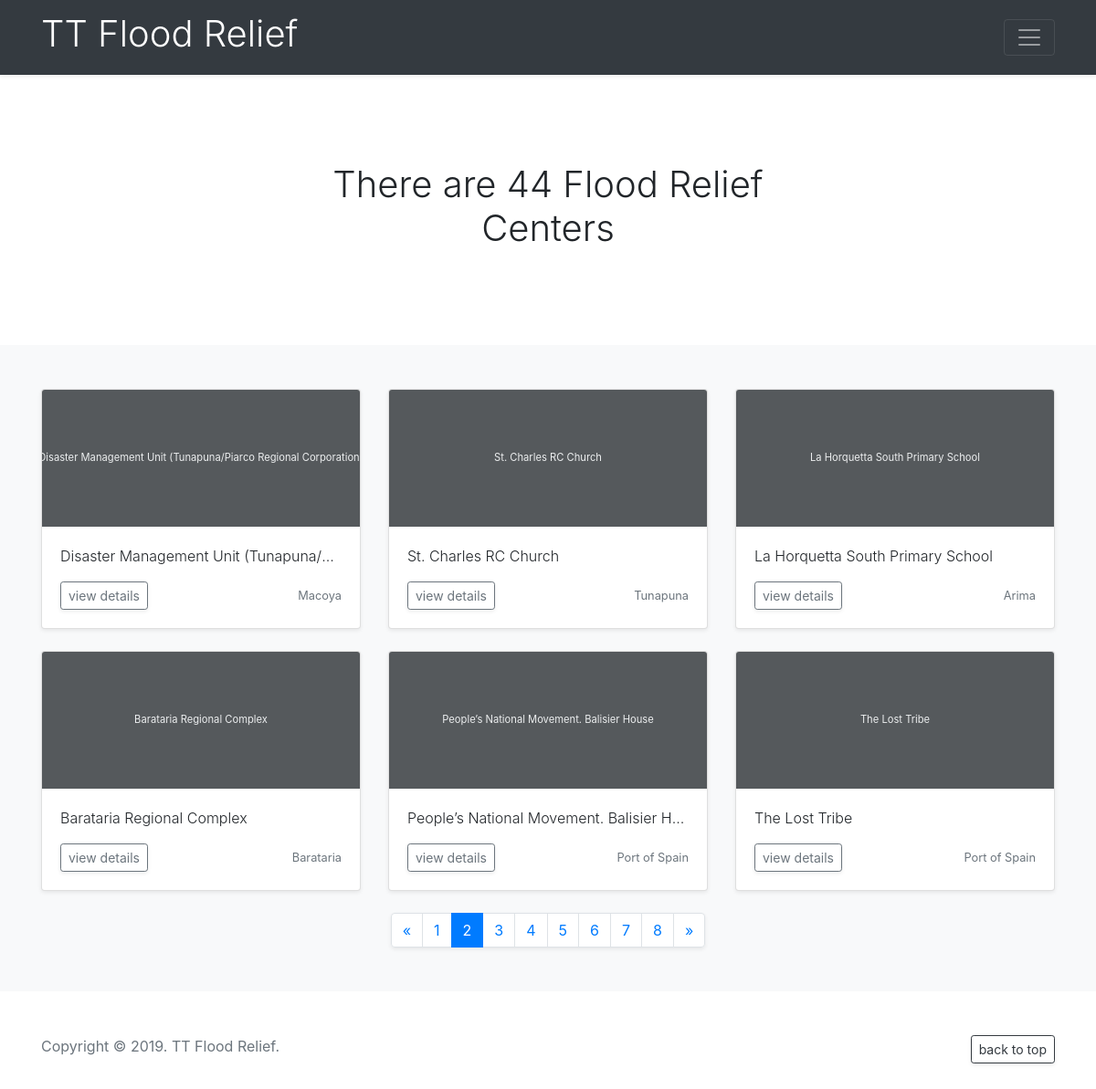
/locations/?page=2, run on the app's committed database.
### locations/models.py (models this page shows, shortened)
class Location(models.Model):
    name = models.CharField(
        max_length=255,
        verbose_name="Name",
        blank=True
    )
    description = models.TextField(
        max_length=None,
        verbose_name="Description",
        blank=True
    )
    address1 = models.CharField(
        max_length=255,
        verbose_name="Address Line 1",
        blank=True
    )
    address2 = models.CharField(
        max_length=255,
        verbose_name="Address Line 2",
        blank=True
    )
    town = models.CharField(
        max_length=255,
        verbose_name="Town",
        blank=True
    )
    open_time = models.TimeField(
        max_length=None,
        verbose_name="Opening Time",
        blank=True,
        null=True
    )
    close_time = models.TimeField(
        max_length=None,
        verbose_name="Closing Time",
        blank=True,
        null=True
    )
    contact1 = models.CharField(
        max_length=255,
        verbose_name="Contact Name 1",
        blank=True
    )
    phone1 = models.CharField(
        max_length=12,
        verbose_name="Phone Number 1",
        blank=True,
        null=True
    )
    contact2 = models.CharField(
        max_length=255,
        verbose_name="Contact Name 2",
        blank=True
    )
    phone2 = models.CharField(
        max_length=12,
        verbose_name="Phone Number 2",
        blank=True,
        null=True
    )
    latitude = models.FloatField(
        max_length=None,
        verbose_name="Latitude",
        blank=True,
        null=True
    )
    longitude = models.FloatField(
        max_length=None,
        verbose_name="Longitude",
        blank=True,
        null=True
    )
    D = 'None'
    N = 'North'
    E = 'East'
    S = 'South'
    W = 'West'
    C = 'Central'
    CARDINAL_POINTS = (
        (D, 'None'),
        (N, 'North'),
        (E, 'East'),
        (S, 'South'),
        (W, 'West'),
        (C, 'Central')
    )
    cardinal_point = models.CharField(
        max_length=7,
        choices=CARDINAL_POINTS,
        default=D,
        verbose_name="Cardinal Point"
    )
    email = models.EmailField(
        max_length=255,
        verbose_name="Email",
        blank=True
    )
    website = models.URLField(
        max_length=255,
        verbose_name="Website",
        blank=True
    )
    facebook = models.URLField(
        max_length=255,
        verbose_name="Facebook",
        blank=True
    )
    notes = models.TextField(
        max_length=None,
        verbose_name="Notes",
        blank=True
    )

### locations/views.py (the view)
# urls.py: path('', views.index),
def index(request):
    locations = Location.objects.all()
    total_locations = Location.objects.all()
    paginator = Paginator(locations, 6)
    page = request.GET.get('page')
    locations = paginator.get_page(page)
    return render(request, 'index.html', {
        'locations': locations,
        'total_locations': total_locations
    })

### locations/templates/index.html (shortened to what this page needs)
{% extends 'base.html' %}
{% block content %}
<section class="jumbotron text-center">
    <div class="container">
        <h1 class="jumbotron-heading">There are {{ total_locations.count }} Flood Relief Centers</h1>
    </div>
</section>
<div class="album py-5 bg-light">
    <div class="container">
        <div class="row">
            {% if locations %}
            {% for location in locations %}
            <div class="col-md-4">
                <div class="card mb-4 shadow-sm"><a href="/locations/detail/{{location.id}}">
                    <svg class="bd-placeholder-img card-img-top" width="100%" height="100%"
                         xmlns="http://www.w3.org/2000/svg" preserveAspectRatio="xMidYMid slice" focusable="false"
                         role="img" aria-label="Placeholder: {{location.name}}"><title>{{location.name}}</title>
                        <rect width="100%" height="100%" fill="#55595c"/>
                        <text x="50%" y="50%" fill="#eceeef" dy=".3em">{{location.name}}</text>
                    </svg>
                </a>
                    <div class="card-body">
                        <p class="card-text jumbotron-heading text-truncate">{{location.name}}</p>
                        <div class="d-flex justify-content-between align-items-center">
                            <div class="btn-group">
                                <a href="/locations/detail/{{location.id}}"
                                   class="btn btn-sm btn-outline-secondary shadow-sm">view details</a>
                            </div>
                            <small class="text-muted">
                                {{location.town}}
                            </small>
                        </div>
                    </div>
                </div>
            </div>
            {% endfor %}
            {% else %}
            <p>Sorry, there are no Relief Centers in the database.</p>
            {% endif %}
        </div>
        <div class="row">
            {% if locations.has_other_pages %}
            <ul class="pagination shadow-sm">
                {% if locations.has_previous %}
                <li class="page-item"><a href="?page={{ locations.previous_page_number }}" class="page-link">&laquo;</a>
                </li>
                {% else %}
                <li class="disabled page-item"><a href="#" class="page-link"><span>&laquo;</span></a></li>
                {% endif %}
                {% for i in locations.paginator.page_range %}
                {% if locations.number == i %}
                <li class="page-item active"><a href="?page={{ i }}" class="page-link"><span>{{ i }} </span></a></li>
                {% else %}
                <li class="page-item"><a href="?page={{ i }}" class="page-link">{{ i }}</a></li>
                {% endif %}
                {% endfor %}
                {% if locations.has_next %}
                <li class="page-item"><a href="?page={{ locations.next_page_number }}" class="page-link">&raquo;</a>
                </li>
                {% else %}
                <li class="disabled page-item"><a href="#" class="page-link"><span>&raquo;</span></a></li>
                {% endif %}
            </ul>
            {% endif %}
        </div>
    </div>
</div>
{% endblock %}

### static/css/common.css (style rules this page uses)
.bd-placeholder-img { font-size: .7rem; text-anchor: middle; -webkit-user-select: none; -moz-user-select: none; -ms-user-select: none; user-select: none; }
.jumbotron { padding-top: 3rem; padding-bottom: 3rem; margin-bottom: 0; background-color: #fff; }
@media (min-width: 768px) { .jumbotron { padding-top: 6rem; padding-bottom: 6rem; } }
.jumbotron-heading { font-weight: 300; }
.jumbotron .container { max-width: 40rem; }
.pagination { margin: 0px auto; }

### data on the page
Location: name "Disaster Management Unit (Tunapuna/Piarco Regional Corporation)", name "Disaster Management Unit (Tunapuna/…", town "Macoya"
Location: name "St. Charles RC Church", town "Tunapuna"
Location: name "La Horquetta South Primary School", town "Arima"
Location: name "Barataria Regional Complex", town "Barataria"
Location: name "People’s National Movement. Balisier House", name "People’s National Movement. Balisier H…", town "Port of Spain"
Location: name "The Lost Tribe", town "Port of Spain"

### other printed values
{{ total_locations.count }} "44"
{{ i }} "1" "3" "4" "5" "6" "7" "8"
{{ i }} "2"
